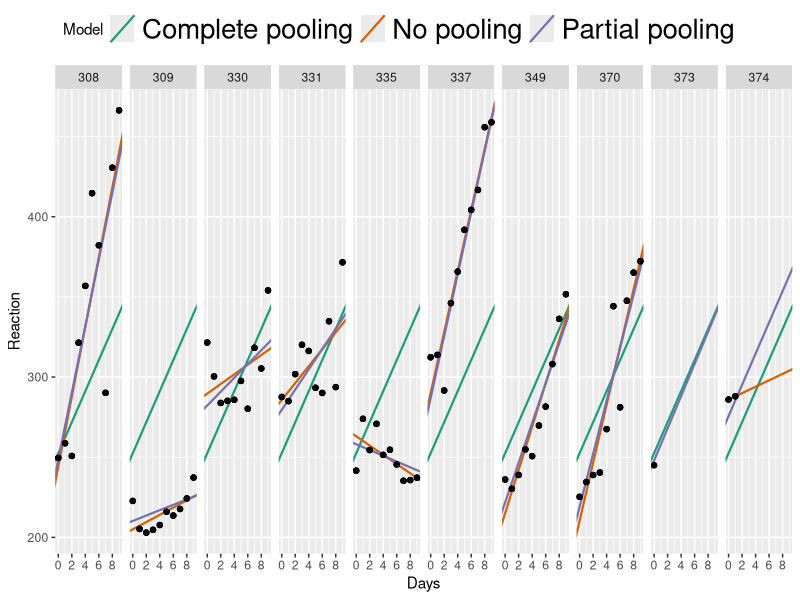

This chart was generated by the following R code:
## ---- chunk 1
#| fig-width: 20
library(lme4)
#> Loading required package: Matrix
library(dplyr)
library(tibble)
library(ggplot2)

# Convert to tibble for better printing. Convert factors to strings
sleepstudy <- sleepstudy %>%
    as_tibble() %>%
    mutate(Subject = as.character(Subject))

df_sleep <- bind_rows(
    sleepstudy,
    tibble(Reaction = c(286, 288), Days = 0:1, Subject = "374"),
    tibble(Reaction = 245, Days = 0, Subject = "373")
) %>% filter(Subject %in% c("308", "309", "374", "373", "330", "331", "335", "337", "349", "370"))

m <- lmer(Reaction ~ 1 + Days + (1 + Days | Subject), df_sleep)

# Make a dataframe with the fitted effects
df_partial_pooling <- coef(m)[["Subject"]] %>%
    rownames_to_column("Subject") %>%
    as_tibble() %>%
    rename(Intercept = `(Intercept)`, Slope_Days = Days) %>%
    add_column(Model = "Partial pooling")

m_pooled <- lm(Reaction ~ Days, df_sleep)

# Repeat the intercept and slope terms for each participant
df_pooled <- tibble(
    Model = "Complete pooling",
    Subject = unique(df_sleep$Subject),
    Intercept = coef(m_pooled)[1],
    Slope_Days = coef(m_pooled)[2]
)

df_no_pooling <- lmList(Reaction ~ Days | Subject, df_sleep) %>%
    coef() %>%
    # Subject IDs are stored as row-names. Make them an explicit column
    rownames_to_column("Subject") %>%
    rename(Intercept = `(Intercept)`, Slope_Days = Days) %>%
    add_column(Model = "No pooling") %>%
    # Remove the participant who only had one data-point
    filter(Subject != "373")

df_models <- bind_rows(df_pooled, df_no_pooling, df_partial_pooling) %>%
    left_join(df_sleep, by = "Subject")

p_model_comparison <- ggplot(df_models) +
    aes(x = Days, y = Reaction) +
    # Set the color mapping in this layer so the points don't get a color
    geom_abline(
        aes(intercept = Intercept, slope = Slope_Days, color = Model),
        size = .75
    ) +
    geom_point() +
    facet_wrap("Subject", nrow = 1) +
    scale_x_continuous(breaks = 0:4 * 2) +
    # Fix the color palette
    scale_color_brewer(palette = "Dark2") +
    theme(legend.position = "top", legend.justification = "left", legend.text = element_text(size = 20))

p_model_comparison
